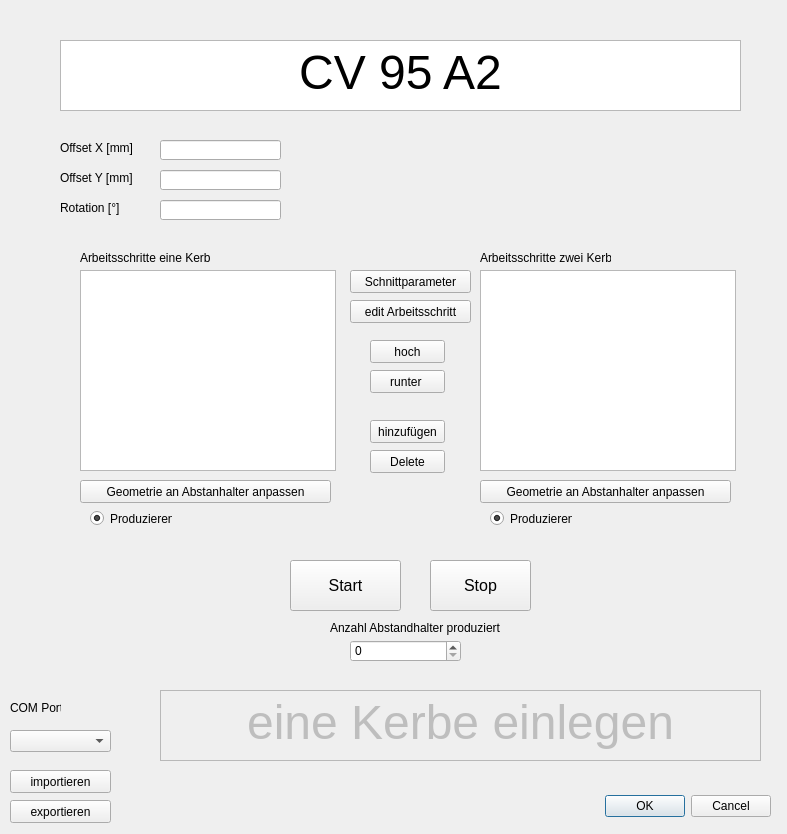
<?xml version="1.0" encoding="UTF-8"?>
<ui version="4.0">
 <class>Dialog</class>
 <widget class="QDialog" name="Dialog">
  <property name="geometry">
   <rect>
    <x>0</x>
    <y>0</y>
    <width>787</width>
    <height>834</height>
   </rect>
  </property>
  <property name="windowTitle">
   <string>Dialog</string>
  </property>
  <widget class="QDialogButtonBox" name="buttonBox">
   <property name="geometry">
    <rect>
     <x>430</x>
     <y>790</y>
     <width>341</width>
     <height>32</height>
    </rect>
   </property>
   <property name="orientation">
    <enum>Qt::Horizontal</enum>
   </property>
   <property name="standardButtons">
    <set>QDialogButtonBox::Cancel|QDialogButtonBox::Ok</set>
   </property>
  </widget>
  <widget class="QLabel" name="label_2">
   <property name="geometry">
    <rect>
     <x>330</x>
     <y>620</y>
     <width>171</width>
     <height>16</height>
    </rect>
   </property>
   <property name="text">
    <string>Anzahl Abstandhalter produziert</string>
   </property>
  </widget>
  <widget class="QComboBox" name="comboBox_COM_port">
   <property name="geometry">
    <rect>
     <x>10</x>
     <y>730</y>
     <width>101</width>
     <height>22</height>
    </rect>
   </property>
  </widget>
  <widget class="QRadioButton" name="radioButton_Produktion_zweiKerben">
   <property name="geometry">
    <rect>
     <x>490</x>
     <y>510</y>
     <width>82</width>
     <height>17</height>
    </rect>
   </property>
   <property name="text">
    <string>Produzieren</string>
   </property>
   <property name="checked">
    <bool>true</bool>
   </property>
   <property name="autoExclusive">
    <bool>false</bool>
   </property>
  </widget>
  <widget class="QPushButton" name="pushButton_Laden">
   <property name="geometry">
    <rect>
     <x>10</x>
     <y>770</y>
     <width>101</width>
     <height>23</height>
    </rect>
   </property>
   <property name="text">
    <string>importieren</string>
   </property>
  </widget>
  <widget class="QPushButton" name="pushButton_Geometrie_anpassen_eine_Kerbe">
   <property name="geometry">
    <rect>
     <x>80</x>
     <y>480</y>
     <width>251</width>
     <height>23</height>
    </rect>
   </property>
   <property name="text">
    <string>Geometrie an Abstanhalter anpassen</string>
   </property>
  </widget>
  <widget class="QListWidget" name="listWidget_Arbeitschritte_eine_Kerbe">
   <property name="geometry">
    <rect>
     <x>80</x>
     <y>270</y>
     <width>256</width>
     <height>201</height>
    </rect>
   </property>
  </widget>
  <widget class="QPushButton" name="pushButton_Schnittparameter">
   <property name="geometry">
    <rect>
     <x>350</x>
     <y>270</y>
     <width>121</width>
     <height>23</height>
    </rect>
   </property>
   <property name="text">
    <string>Schnittparameter</string>
   </property>
  </widget>
  <widget class="QRadioButton" name="radioButton_Produktion_eineKerbe">
   <property name="geometry">
    <rect>
     <x>90</x>
     <y>510</y>
     <width>82</width>
     <height>17</height>
    </rect>
   </property>
   <property name="text">
    <string>Produzieren</string>
   </property>
   <property name="checked">
    <bool>true</bool>
   </property>
   <property name="autoExclusive">
    <bool>false</bool>
   </property>
  </widget>
  <widget class="QPushButton" name="pushButton_Arbeitschrit_hinzufgen">
   <property name="geometry">
    <rect>
     <x>370</x>
     <y>420</y>
     <width>75</width>
     <height>23</height>
    </rect>
   </property>
   <property name="text">
    <string>hinzufügen</string>
   </property>
  </widget>
  <widget class="QSpinBox" name="spinBox_zaeler">
   <property name="geometry">
    <rect>
     <x>350</x>
     <y>640</y>
     <width>111</width>
     <height>22</height>
    </rect>
   </property>
  </widget>
  <widget class="QLabel" name="label_3">
   <property name="geometry">
    <rect>
     <x>80</x>
     <y>250</y>
     <width>131</width>
     <height>16</height>
    </rect>
   </property>
   <property name="text">
    <string>Arbeitsschritte eine Kerbe</string>
   </property>
  </widget>
  <widget class="QPushButton" name="pushButton_Stop">
   <property name="geometry">
    <rect>
     <x>430</x>
     <y>560</y>
     <width>101</width>
     <height>51</height>
    </rect>
   </property>
   <property name="font">
    <font>
     <pointsize>12</pointsize>
    </font>
   </property>
   <property name="text">
    <string>Stop</string>
   </property>
  </widget>
  <widget class="QPushButton" name="pushButton_exportieren">
   <property name="geometry">
    <rect>
     <x>10</x>
     <y>800</y>
     <width>101</width>
     <height>23</height>
    </rect>
   </property>
   <property name="text">
    <string>exportieren</string>
   </property>
  </widget>
  <widget class="QListWidget" name="listWidget_Arbeitschritte_zwei_Kerben">
   <property name="geometry">
    <rect>
     <x>480</x>
     <y>270</y>
     <width>256</width>
     <height>201</height>
    </rect>
   </property>
  </widget>
  <widget class="QPushButton" name="pushButton_Arbeitschrit_Delete">
   <property name="geometry">
    <rect>
     <x>370</x>
     <y>450</y>
     <width>75</width>
     <height>23</height>
    </rect>
   </property>
   <property name="text">
    <string>Delete</string>
   </property>
  </widget>
  <widget class="QPushButton" name="pushButton_Arbeitschrit_runter">
   <property name="geometry">
    <rect>
     <x>370</x>
     <y>370</y>
     <width>75</width>
     <height>23</height>
    </rect>
   </property>
   <property name="text">
    <string>runter </string>
   </property>
  </widget>
  <widget class="QLabel" name="label">
   <property name="geometry">
    <rect>
     <x>10</x>
     <y>700</y>
     <width>51</width>
     <height>16</height>
    </rect>
   </property>
   <property name="text">
    <string>COM Port</string>
   </property>
  </widget>
  <widget class="QPushButton" name="pushButton_Start">
   <property name="geometry">
    <rect>
     <x>290</x>
     <y>560</y>
     <width>111</width>
     <height>51</height>
    </rect>
   </property>
   <property name="font">
    <font>
     <pointsize>12</pointsize>
    </font>
   </property>
   <property name="text">
    <string>Start</string>
   </property>
  </widget>
  <widget class="QPushButton" name="pushButton_Arbeitschrit_hoch">
   <property name="geometry">
    <rect>
     <x>370</x>
     <y>340</y>
     <width>75</width>
     <height>23</height>
    </rect>
   </property>
   <property name="text">
    <string>hoch</string>
   </property>
  </widget>
  <widget class="QTextEdit" name="textEdit">
   <property name="enabled">
    <bool>false</bool>
   </property>
   <property name="geometry">
    <rect>
     <x>160</x>
     <y>690</y>
     <width>601</width>
     <height>71</height>
    </rect>
   </property>
   <property name="font">
    <font>
     <pointsize>14</pointsize>
    </font>
   </property>
   <property name="html">
    <string>&lt;!DOCTYPE HTML PUBLIC &quot;-//W3C//DTD HTML 4.0//EN&quot; &quot;http://www.w3.org/TR/REC-html40/strict.dtd&quot;&gt;
&lt;html&gt;&lt;head&gt;&lt;meta name=&quot;qrichtext&quot; content=&quot;1&quot; /&gt;&lt;style type=&quot;text/css&quot;&gt;
p, li { white-space: pre-wrap; }
&lt;/style&gt;&lt;/head&gt;&lt;body style=&quot; font-family:'MS Shell Dlg 2'; font-size:14pt; font-weight:400; font-style:normal;&quot;&gt;
&lt;p align=&quot;center&quot; style=&quot; margin-top:0px; margin-bottom:0px; margin-left:0px; margin-right:0px; -qt-block-indent:0; text-indent:0px;&quot;&gt;&lt;span style=&quot; font-size:36pt;&quot;&gt;eine Kerbe einlegen&lt;/span&gt;&lt;/p&gt;&lt;/body&gt;&lt;/html&gt;</string>
   </property>
  </widget>
  <widget class="QLabel" name="label_4">
   <property name="geometry">
    <rect>
     <x>480</x>
     <y>250</y>
     <width>131</width>
     <height>16</height>
    </rect>
   </property>
   <property name="text">
    <string>Arbeitsschritte zwei Kerben</string>
   </property>
  </widget>
  <widget class="QTextEdit" name="textEdit_config_Name">
   <property name="enabled">
    <bool>true</bool>
   </property>
   <property name="geometry">
    <rect>
     <x>60</x>
     <y>40</y>
     <width>681</width>
     <height>71</height>
    </rect>
   </property>
   <property name="font">
    <font>
     <pointsize>14</pointsize>
    </font>
   </property>
   <property name="html">
    <string>&lt;!DOCTYPE HTML PUBLIC &quot;-//W3C//DTD HTML 4.0//EN&quot; &quot;http://www.w3.org/TR/REC-html40/strict.dtd&quot;&gt;
&lt;html&gt;&lt;head&gt;&lt;meta name=&quot;qrichtext&quot; content=&quot;1&quot; /&gt;&lt;style type=&quot;text/css&quot;&gt;
p, li { white-space: pre-wrap; }
&lt;/style&gt;&lt;/head&gt;&lt;body style=&quot; font-family:'MS Shell Dlg 2'; font-size:14pt; font-weight:400; font-style:normal;&quot;&gt;
&lt;p align=&quot;center&quot; style=&quot; margin-top:0px; margin-bottom:0px; margin-left:0px; margin-right:0px; -qt-block-indent:0; text-indent:0px;&quot;&gt;&lt;span style=&quot; font-size:36pt;&quot;&gt;CV 95 A2&lt;/span&gt;&lt;/p&gt;&lt;/body&gt;&lt;/html&gt;</string>
   </property>
  </widget>
  <widget class="QPushButton" name="pushButton_edit_Arbeitsschritt">
   <property name="geometry">
    <rect>
     <x>350</x>
     <y>300</y>
     <width>121</width>
     <height>23</height>
    </rect>
   </property>
   <property name="text">
    <string>edit Arbeitsschritt</string>
   </property>
  </widget>
  <widget class="QPushButton" name="pushButton_Geometrie_anpassen_zwei_Kerben">
   <property name="geometry">
    <rect>
     <x>480</x>
     <y>480</y>
     <width>251</width>
     <height>23</height>
    </rect>
   </property>
   <property name="text">
    <string>Geometrie an Abstanhalter anpassen</string>
   </property>
  </widget>
  <widget class="QLabel" name="label_5">
   <property name="geometry">
    <rect>
     <x>60</x>
     <y>170</y>
     <width>91</width>
     <height>16</height>
    </rect>
   </property>
   <property name="text">
    <string>Offset Y [mm]</string>
   </property>
  </widget>
  <widget class="QLineEdit" name="lineEdit_offset_X">
   <property name="geometry">
    <rect>
     <x>160</x>
     <y>140</y>
     <width>121</width>
     <height>20</height>
    </rect>
   </property>
  </widget>
  <widget class="QLabel" name="label_6">
   <property name="geometry">
    <rect>
     <x>60</x>
     <y>140</y>
     <width>91</width>
     <height>16</height>
    </rect>
   </property>
   <property name="text">
    <string>Offset X [mm]</string>
   </property>
  </widget>
  <widget class="QLineEdit" name="lineEdit_Rotation">
   <property name="geometry">
    <rect>
     <x>160</x>
     <y>200</y>
     <width>121</width>
     <height>20</height>
    </rect>
   </property>
   <property name="text">
    <string/>
   </property>
  </widget>
  <widget class="QLabel" name="label_7">
   <property name="geometry">
    <rect>
     <x>60</x>
     <y>200</y>
     <width>91</width>
     <height>16</height>
    </rect>
   </property>
   <property name="text">
    <string>Rotation [°]</string>
   </property>
  </widget>
  <widget class="QLineEdit" name="lineEdit_offset_Y">
   <property name="geometry">
    <rect>
     <x>160</x>
     <y>170</y>
     <width>121</width>
     <height>20</height>
    </rect>
   </property>
   <property name="text">
    <string/>
   </property>
  </widget>
 </widget>
 <resources/>
 <connections>
  <connection>
   <sender>buttonBox</sender>
   <signal>accepted()</signal>
   <receiver>Dialog</receiver>
   <slot>accept()</slot>
   <hints>
    <hint type="sourcelabel">
     <x>248</x>
     <y>254</y>
    </hint>
    <hint type="destinationlabel">
     <x>157</x>
     <y>274</y>
    </hint>
   </hints>
  </connection>
  <connection>
   <sender>buttonBox</sender>
   <signal>rejected()</signal>
   <receiver>Dialog</receiver>
   <slot>reject()</slot>
   <hints>
    <hint type="sourcelabel">
     <x>316</x>
     <y>260</y>
    </hint>
    <hint type="destinationlabel">
     <x>286</x>
     <y>274</y>
    </hint>
   </hints>
  </connection>
 </connections>
</ui>
